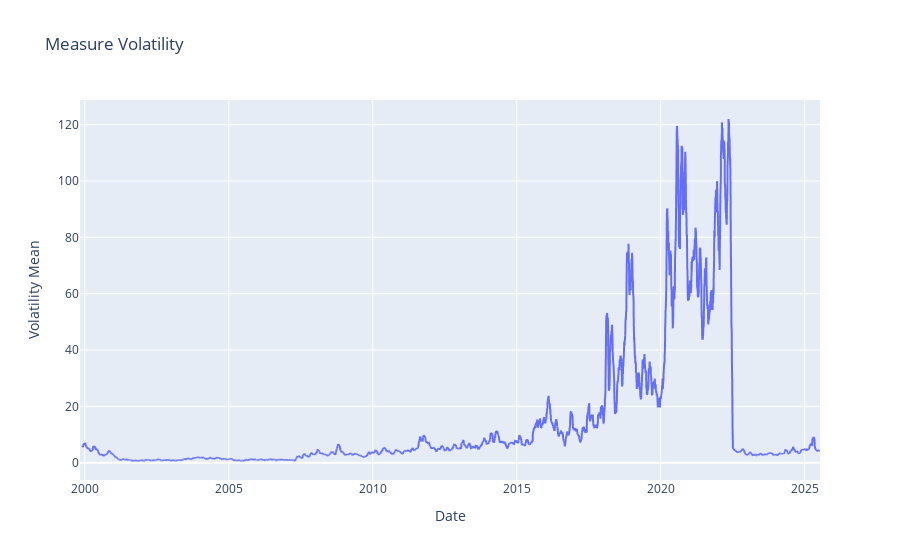

Notebook code cell kept with this figure:
### Markdown cell above
### The Mean Volatility for the cut off the timeframe

### Code cell
fig = px.line(df_stock, x="date", y="volatility_mean", title="Measure Volatility", 
              labels={"date": "Date", "volatility_mean": "Volatility Mean"})
fig.show()

### Figure 1 — Plotly figure (JSON) as saved in the notebook; plotly's stock layout.template omitted (floating-point values rounded to 4 significant figures; data arrays with more than 128 entries replaced by an {"elided": "..."} marker saying what was removed)
{"data": [{"hovertemplate": "Date=%{x}<br>Volatility Mean=%{y}<extra></extra>", "legendgroup": "", "line": {"color": "#636efa", "dash": "solid"}, "marker": {"symbol": "circle"}, "mode": "lines", "name": "", "showlegend": false, "type": "scattergl", "x": {"elided": "6464 str values"}, "xaxis": "x", "y": {"elided": "6464 float values"}, "yaxis": "y"}], "layout": {"legend": {"tracegroupgap": 0}, "title": {"text": "Measure Volatility"}, "xaxis": {"anchor": "y", "domain": [0, 1], "title": {"text": "Date"}}, "yaxis": {"anchor": "x", "domain": [0, 1], "title": {"text": "Volatility Mean"}}}}
